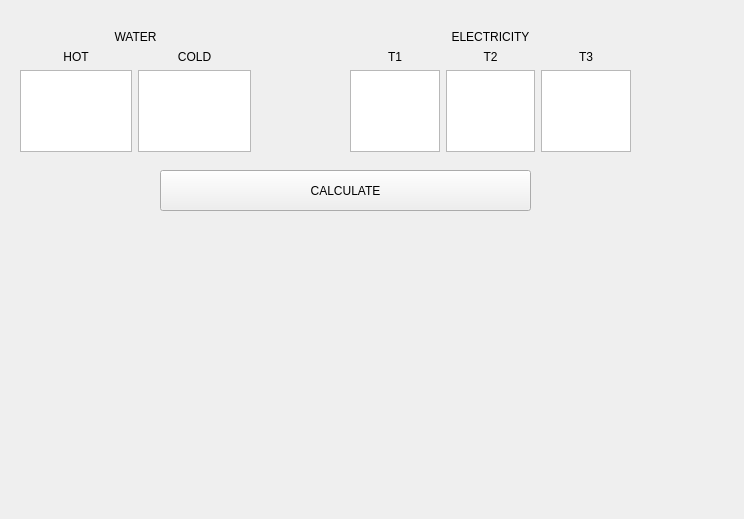
<?xml version="1.0" encoding="UTF-8"?>
<ui version="4.0">
 <class>BillsWindow</class>
 <widget class="QWidget" name="BillsWindow">
  <property name="geometry">
   <rect>
    <x>0</x>
    <y>0</y>
    <width>744</width>
    <height>519</height>
   </rect>
  </property>
  <property name="windowTitle">
   <string>Form</string>
  </property>
  <widget class="QPushButton" name="pushButton">
   <property name="geometry">
    <rect>
     <x>160</x>
     <y>170</y>
     <width>371</width>
     <height>41</height>
    </rect>
   </property>
   <property name="text">
    <string>CALCULATE</string>
   </property>
  </widget>
  <widget class="QLabel" name="label_calculated">
   <property name="geometry">
    <rect>
     <x>200</x>
     <y>230</y>
     <width>291</width>
     <height>71</height>
    </rect>
   </property>
   <property name="font">
    <font>
     <pointsize>20</pointsize>
    </font>
   </property>
   <property name="text">
    <string/>
   </property>
   <property name="alignment">
    <set>Qt::AlignCenter</set>
   </property>
  </widget>
  <widget class="QWidget" name="">
   <property name="geometry">
    <rect>
     <x>350</x>
     <y>30</y>
     <width>281</width>
     <height>122</height>
    </rect>
   </property>
   <layout class="QVBoxLayout" name="verticalLayout_8">
    <item>
     <widget class="QLabel" name="label_electricity">
      <property name="text">
       <string>ELECTRICITY</string>
      </property>
      <property name="alignment">
       <set>Qt::AlignCenter</set>
      </property>
     </widget>
    </item>
    <item>
     <layout class="QHBoxLayout" name="horizontalLayout_2">
      <item>
       <layout class="QVBoxLayout" name="verticalLayout_4">
        <item>
         <widget class="QLabel" name="label_t1">
          <property name="text">
           <string>T1</string>
          </property>
          <property name="alignment">
           <set>Qt::AlignCenter</set>
          </property>
         </widget>
        </item>
        <item>
         <widget class="QTextEdit" name="textEdit_electricity_t1"/>
        </item>
       </layout>
      </item>
      <item>
       <layout class="QVBoxLayout" name="verticalLayout_5">
        <item>
         <widget class="QLabel" name="label_t2">
          <property name="text">
           <string>T2</string>
          </property>
          <property name="alignment">
           <set>Qt::AlignCenter</set>
          </property>
         </widget>
        </item>
        <item>
         <widget class="QTextEdit" name="textEdit_electricity_t2"/>
        </item>
       </layout>
      </item>
      <item>
       <layout class="QVBoxLayout" name="verticalLayout_6">
        <item>
         <widget class="QLabel" name="label_t3">
          <property name="text">
           <string>T3</string>
          </property>
          <property name="alignment">
           <set>Qt::AlignCenter</set>
          </property>
         </widget>
        </item>
        <item>
         <widget class="QTextEdit" name="textEdit_electricity_t3"/>
        </item>
       </layout>
      </item>
     </layout>
    </item>
   </layout>
  </widget>
  <widget class="QWidget" name="">
   <property name="geometry">
    <rect>
     <x>20</x>
     <y>30</y>
     <width>231</width>
     <height>122</height>
    </rect>
   </property>
   <layout class="QVBoxLayout" name="verticalLayout_7">
    <item>
     <widget class="QLabel" name="label_water">
      <property name="text">
       <string>WATER</string>
      </property>
      <property name="alignment">
       <set>Qt::AlignCenter</set>
      </property>
     </widget>
    </item>
    <item>
     <layout class="QHBoxLayout" name="horizontalLayout">
      <item>
       <layout class="QVBoxLayout" name="verticalLayout">
        <item>
         <widget class="QLabel" name="label_hot">
          <property name="text">
           <string>HOT</string>
          </property>
          <property name="alignment">
           <set>Qt::AlignCenter</set>
          </property>
         </widget>
        </item>
        <item>
         <widget class="QTextEdit" name="textEdit_water_hot"/>
        </item>
       </layout>
      </item>
      <item>
       <layout class="QVBoxLayout" name="verticalLayout_2">
        <item>
         <widget class="QLabel" name="label_cold">
          <property name="text">
           <string>COLD</string>
          </property>
          <property name="alignment">
           <set>Qt::AlignCenter</set>
          </property>
         </widget>
        </item>
        <item>
         <widget class="QTextEdit" name="textEdit_water_cold"/>
        </item>
       </layout>
      </item>
     </layout>
    </item>
   </layout>
  </widget>
 </widget>
 <resources/>
 <connections/>
</ui>
